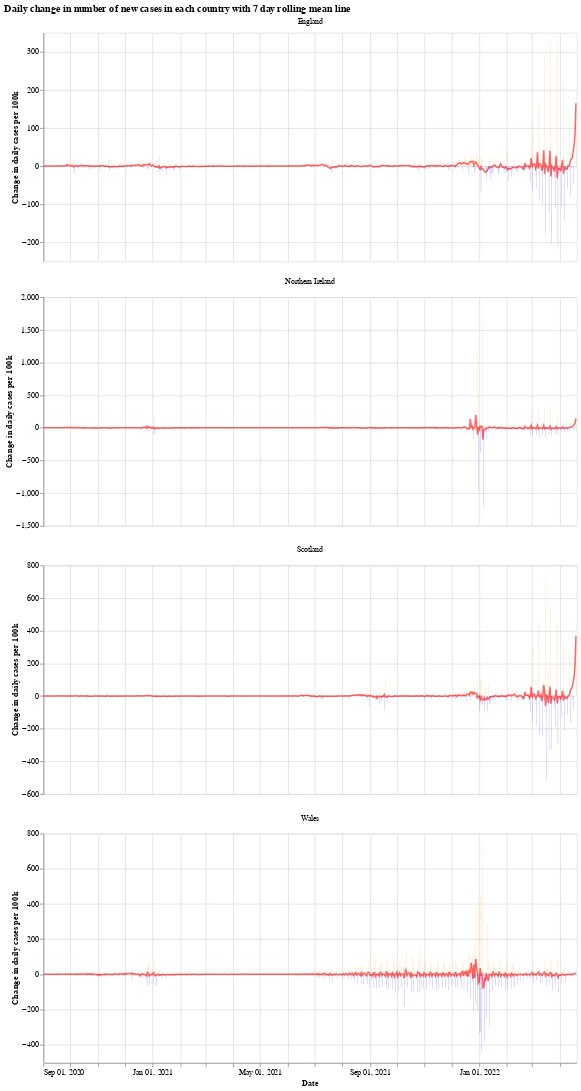

This figure's notebook cell:
### Markdown cell above
We will use the Python library `Altair` for visualising the data, see the [altair docs](https://altair-viz.github.io/) for more information.

First we have a graph which shows the daily change in the number of new cases for each country. This number jumps up and down all over the place, which is likely due to delay in reporting of new cases over the weekend. Another interesting thing is that it looks like the daily cases in Wales experienced a much shorter period of calm over the summer (calm in the sense of daily cases not jumping up and down).

The orange bars are days when the number of new cases (per 100k population) was more than the previous day, while the blue are days when the number of new cases dropped. The red line is the 7 day moving average. 

When the moving average line is below 0, it means that there is a consistent drop in new cases. We can see this clearly happening around the times that lockdowns were introduced (though, to varying degrees). I will update the graphs soon with a marker of when each lockdown started.

### Code cell
# collapse
import altair as alt

bars = alt.Chart(uk_cases).mark_bar().encode(
    x=alt.X("yearmonthdate(date):T", axis=alt.Axis(title='Date')),
    y=alt.Y("casesChangeRate:Q", axis=alt.Axis(title='Change in daily cases per 100k')),
    tooltip='casesChange',
    color=alt.condition(
        alt.datum.casesChangeRate > 0,
        alt.value("orange"),  # The positive color
        alt.value("blue")  # The negative color
    )
).properties(title='Daily change in number of new cases with 7 day rolling mean',width=700).interactive()

line = alt.Chart(uk_cases).mark_line(
    color='red',
    size=2,
    opacity=0.6
).transform_window(
    rolling_mean='mean(casesChangeRate)',
    frame=[0, 7],
    groupby=['areaName']
).encode(
    x='yearmonthdate(date):T',
    y='rolling_mean:Q'
)

alt.layer(bars, line, data=uk_cases).facet(alt.Column(
    'areaName', title=''), columns=1).resolve_scale(y='independent').properties(title='Daily change in number of new cases in each country with 7 day rolling mean line')

### Figure 1 — Vega-Lite specification as saved in the notebook (floating-point values rounded to 4 significant figures; data arrays with more than 128 entries replaced by an {"elided": "..."} marker saying what was removed)
{"config": {"view": {"continuousWidth": 400, "continuousHeight": 300}}, "data": {"name": "data-8b94f8b1acec385eaa3998a32e9f0673"}, "facet": {"type": "nominal", "field": "areaName", "title": ""}, "spec": {"layer": [{"mark": "bar", "encoding": {"color": {"condition": {"value": "orange", "test": "(datum.casesChangeRate > 0)"}, "value": "blue"}, "tooltip": {"type": "quantitative", "field": "casesChange"}, "x": {"type": "temporal", "axis": {"title": "Date"}, "field": "date", "timeUnit": "yearmonthdate"}, "y": {"type": "quantitative", "axis": {"title": "Change in daily cases per 100k"}, "field": "casesChangeRate"}}, "selection": {"selector001": {"type": "interval", "bind": "scales", "encodings": ["x", "y"]}}, "title": "Daily change in number of new cases with 7 day rolling mean", "width": 700}, {"mark": {"type": "line", "color": "red", "opacity": 0.6, "size": 2}, "encoding": {"x": {"type": "temporal", "field": "date", "timeUnit": "yearmonthdate"}, "y": {"type": "quantitative", "field": "rolling_mean"}}, "transform": [{"window": [{"op": "mean", "field": "casesChangeRate", "as": "rolling_mean"}], "frame": [0, 7], "groupby": ["areaName"]}]}]}, "columns": 1, "resolve": {"scale": {"y": "independent"}}, "title": "Daily change in number of new cases in each country with 7 day rolling mean line", "$schema": "https://vega.github.io/schema/vega-lite/v4.8.1.json", "datasets": {"data-8b94f8b1acec385eaa3998a32e9f0673": {"elided": "2384 records"}}}
